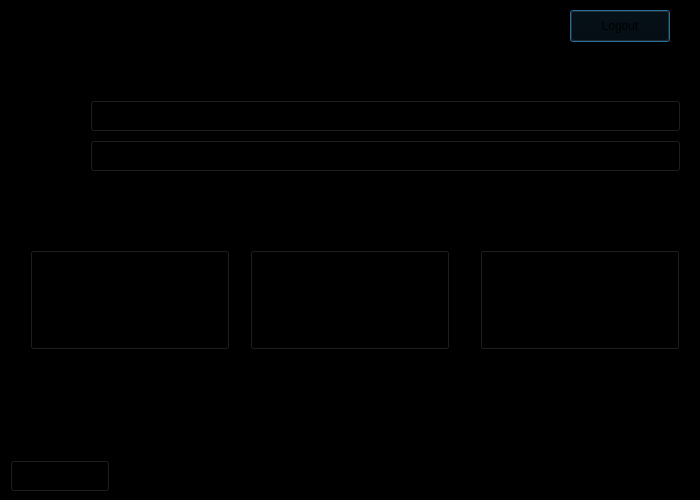
<?xml version="1.0" encoding="UTF-8"?>
<ui version="4.0">
 <class>CoursePage</class>
 <widget class="QDialog" name="CoursePage">
  <property name="geometry">
   <rect>
    <x>0</x>
    <y>0</y>
    <width>700</width>
    <height>500</height>
   </rect>
  </property>
  <property name="windowTitle">
   <string>Dialog</string>
  </property>
  <property name="styleSheet">
   <string notr="true">background-color: black;
</string>
  </property>
  <widget class="QLabel" name="welcomelabel">
   <property name="geometry">
    <rect>
     <x>200</x>
     <y>20</y>
     <width>291</width>
     <height>41</height>
    </rect>
   </property>
   <property name="text">
    <string>WELCOME TO THE COURSE SELECTION PAGE</string>
   </property>
  </widget>
  <widget class="QComboBox" name="facultyComboBox">
   <property name="geometry">
    <rect>
     <x>90</x>
     <y>100</y>
     <width>591</width>
     <height>32</height>
    </rect>
   </property>
  </widget>
  <widget class="QLabel" name="facultylabel">
   <property name="geometry">
    <rect>
     <x>20</x>
     <y>110</y>
     <width>58</width>
     <height>16</height>
    </rect>
   </property>
   <property name="text">
    <string>Faculty : </string>
   </property>
  </widget>
  <widget class="QComboBox" name="CoursesComboBox">
   <property name="geometry">
    <rect>
     <x>90</x>
     <y>140</y>
     <width>591</width>
     <height>32</height>
    </rect>
   </property>
  </widget>
  <widget class="QLabel" name="courselabel">
   <property name="geometry">
    <rect>
     <x>20</x>
     <y>140</y>
     <width>58</width>
     <height>16</height>
    </rect>
   </property>
   <property name="text">
    <string>Course : </string>
   </property>
  </widget>
  <widget class="QPushButton" name="pushButton">
   <property name="geometry">
    <rect>
     <x>570</x>
     <y>10</y>
     <width>100</width>
     <height>32</height>
    </rect>
   </property>
   <property name="text">
    <string>Logout</string>
   </property>
  </widget>
  <widget class="QLabel" name="activeUserLabel">
   <property name="geometry">
    <rect>
     <x>20</x>
     <y>20</y>
     <width>191</width>
     <height>16</height>
    </rect>
   </property>
   <property name="text">
    <string>User Active:</string>
   </property>
  </widget>
  <widget class="QLabel" name="courseselectedbox">
   <property name="geometry">
    <rect>
     <x>20</x>
     <y>190</y>
     <width>761</width>
     <height>51</height>
    </rect>
   </property>
   <property name="font">
    <font>
     <pointsize>20</pointsize>
    </font>
   </property>
   <property name="styleSheet">
    <string notr="true"/>
   </property>
   <property name="text">
    <string/>
   </property>
  </widget>
  <widget class="QPushButton" name="falltermbutton">
   <property name="geometry">
    <rect>
     <x>30</x>
     <y>250</y>
     <width>200</width>
     <height>100</height>
    </rect>
   </property>
   <property name="maximumSize">
    <size>
     <width>300</width>
     <height>300</height>
    </size>
   </property>
   <property name="text">
    <string>Fall Term</string>
   </property>
  </widget>
  <widget class="QPushButton" name="wintertermbutton">
   <property name="geometry">
    <rect>
     <x>250</x>
     <y>250</y>
     <width>200</width>
     <height>100</height>
    </rect>
   </property>
   <property name="text">
    <string>Winter Term</string>
   </property>
  </widget>
  <widget class="QPushButton" name="adminmode">
   <property name="geometry">
    <rect>
     <x>10</x>
     <y>460</y>
     <width>100</width>
     <height>32</height>
    </rect>
   </property>
   <property name="text">
    <string>Admin Mode</string>
   </property>
  </widget>
  <widget class="QLabel" name="adminerrormessage">
   <property name="geometry">
    <rect>
     <x>30</x>
     <y>440</y>
     <width>58</width>
     <height>16</height>
    </rect>
   </property>
   <property name="text">
    <string/>
   </property>
  </widget>
  <widget class="QPushButton" name="courseCompleted">
   <property name="geometry">
    <rect>
     <x>480</x>
     <y>250</y>
     <width>200</width>
     <height>100</height>
    </rect>
   </property>
   <property name="text">
    <string>Course Completed</string>
   </property>
  </widget>
 </widget>
 <resources/>
 <connections/>
</ui>
